Frame 1 (no input): blank canvas, image omitted
Frame 60 (no input): blank canvas, image omitted
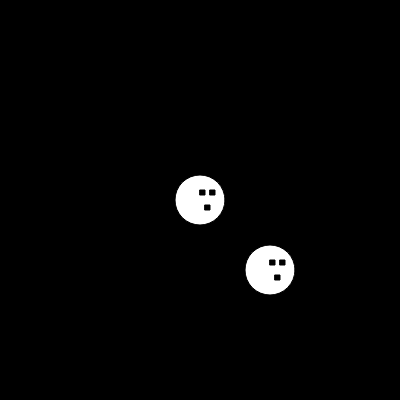
Frame 120 (the mouse pressed at the canvas centre since frame 60)

The p5.js sketch whose frames 1 and 60 were blank and that drew this single picture after the mouse press (run headless with seeded random() and noise() and a simulated clock; from frame 60 on, the mouse is pressed at the canvas centre):

// p5.js sketch
// ── sketch.js
let x = 200;
let y = 200;
let hue = 0;
let sat = 100;
const VALUE = 100;

function setup() {
  createCanvas(400, 400);
  colorMode(HSB);
  angleMode(DEGREES);
  drawFace();
}

function draw() {
  background(0, 0, 0);

  if(mouseIsPressed) {
    if(mouseButton === LEFT) {
      x = mouseX;
      y = mouseY;
    }
    else if (mouseButton === CENTER) {
      y = mouseX;
      x = mouseY;
    }
    
    let halfX = width/2;
    let halfY = height/2;

    let a = atan2(mouseY - halfY, mouseX - halfX);
    let d = dist(mouseX, mouseY, halfX, halfY);

    sat = d / sqrt(halfX*halfY) * 100;

    hue = a + 100;

    drawFace(x,y);
    drawFace(x+70,y+70);
  }
}

function drawFace(x,y) {
  fill(hue,sat,100);
  circle(x,y,50);
  fill('black');
  square(x, y-10, 5);
  square(x+10, y-10, 5);
  square(x+5, y+5, 5);
}
